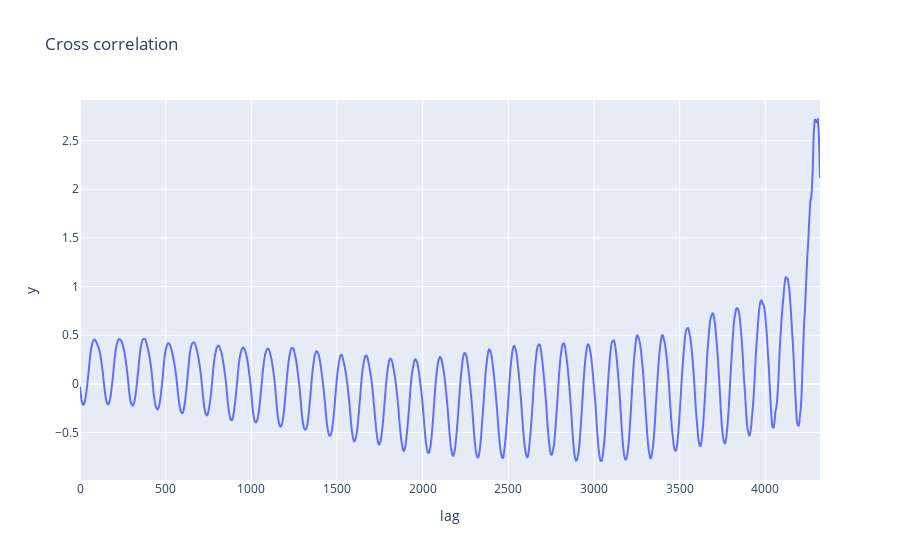

Write notebook code for a chart like this one.
### Markdown cell above
#### Correlation, power spectral density

### Code cell
import scipy.signal
from statsmodels.graphics.tsaplots import plot_acf, plot_pacf
from statsmodels.tsa.stattools import ccf

freq, psd = scipy.signal.periodogram(df["humidity_inside"])

# fig = px.line(x=freq*2*(24*60/10), y=psd, log_y=True, log_x=True, title="Power spectral density (PSD)", 
#               labels={
#                   "x": "Frequency (per day)"
#               })
# fig.show()

fig = plot_acf(df["specific_humidity_diff"], lags=400)
fig = plot_pacf(df["specific_humidity_diff"], lags=40)


xc = ccf(df["specific_humidity_diff"], df["temperature_diff"])
# xc_max_lag = 40
xc_max_lag = len(xc)
fig = px.line(x=range(xc_max_lag), y=xc[:xc_max_lag], title="Cross correlation", labels={"x": "lag"})
fig.show()

### Figure 1 — Plotly figure (JSON) as saved in the notebook; plotly's stock layout.template omitted (floating-point values rounded to 4 significant figures; data arrays with more than 128 entries replaced by an {"elided": "..."} marker saying what was removed)
{"data": [{"hovertemplate": "lag=%{x}<br>y=%{y}<extra></extra>", "legendgroup": "", "line": {"color": "#636efa", "dash": "solid"}, "marker": {"symbol": "circle"}, "mode": "lines", "name": "", "showlegend": false, "type": "scattergl", "x": {"elided": "4320 int values"}, "xaxis": "x", "y": {"elided": "4320 float values"}, "yaxis": "y"}], "layout": {"legend": {"tracegroupgap": 0}, "title": {"text": "Cross correlation"}, "xaxis": {"anchor": "y", "domain": [0, 1], "title": {"text": "lag"}}, "yaxis": {"anchor": "x", "domain": [0, 1], "title": {"text": "y"}}}}
